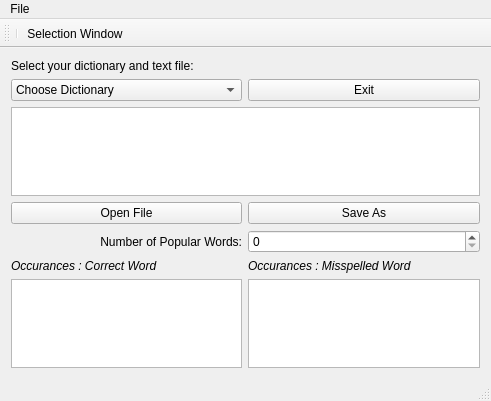
<?xml version="1.0" encoding="UTF-8"?>
<ui version="4.0">
 <class>dictionaryGUI</class>
 <widget class="QMainWindow" name="dictionaryGUI">
  <property name="geometry">
   <rect>
    <x>0</x>
    <y>0</y>
    <width>491</width>
    <height>401</height>
   </rect>
  </property>
  <property name="windowTitle">
   <string>dictionaryGUI</string>
  </property>
  <widget class="QWidget" name="centralWidget">
   <layout class="QGridLayout" name="gridLayout">
    <item row="0" column="0">
     <widget class="QLabel" name="label">
      <property name="text">
       <string>Select your dictionary and text file:</string>
      </property>
     </widget>
    </item>
    <item row="12" column="1">
     <widget class="QTextEdit" name="misspelledWordOccurances">
      <property name="autoFormatting">
       <set>QTextEdit::AutoNone</set>
      </property>
      <property name="html">
       <string>&lt;!DOCTYPE HTML PUBLIC &quot;-//W3C//DTD HTML 4.0//EN&quot; &quot;http://www.w3.org/TR/REC-html40/strict.dtd&quot;&gt;
&lt;html&gt;&lt;head&gt;&lt;meta name=&quot;qrichtext&quot; content=&quot;1&quot; /&gt;&lt;style type=&quot;text/css&quot;&gt;
p, li { white-space: pre-wrap; }
&lt;/style&gt;&lt;/head&gt;&lt;body style=&quot; font-family:'Ubuntu'; font-size:11pt; font-weight:400; font-style:normal;&quot;&gt;
&lt;p style=&quot; margin-top:0px; margin-bottom:0px; margin-left:0px; margin-right:0px; -qt-block-indent:0; text-indent:0px;&quot;&gt; &lt;/p&gt;
&lt;p style=&quot; margin-top:0px; margin-bottom:0px; margin-left:0px; margin-right:0px; -qt-block-indent:0; text-indent:0px;&quot;&gt; &lt;/p&gt;&lt;/body&gt;&lt;/html&gt;</string>
      </property>
     </widget>
    </item>
    <item row="5" column="0" colspan="2">
     <widget class="QTextEdit" name="fileDisplayed"/>
    </item>
    <item row="11" column="1">
     <widget class="QLabel" name="label_5">
      <property name="font">
       <font>
        <italic>true</italic>
       </font>
      </property>
      <property name="text">
       <string>Occurances : Misspelled Word</string>
      </property>
     </widget>
    </item>
    <item row="8" column="0">
     <widget class="QLabel" name="NumberofPopularWords">
      <property name="layoutDirection">
       <enum>Qt::RightToLeft</enum>
      </property>
      <property name="text">
       <string>Number of Popular Words:</string>
      </property>
      <property name="alignment">
       <set>Qt::AlignRight|Qt::AlignTrailing|Qt::AlignVCenter</set>
      </property>
     </widget>
    </item>
    <item row="11" column="0">
     <widget class="QLabel" name="CorrectWordsIndex">
      <property name="font">
       <font>
        <italic>true</italic>
       </font>
      </property>
      <property name="text">
       <string>Occurances : Correct Word</string>
      </property>
     </widget>
    </item>
    <item row="6" column="1">
     <widget class="QPushButton" name="saveAsButton">
      <property name="text">
       <string>Save As</string>
      </property>
     </widget>
    </item>
    <item row="1" column="1">
     <widget class="QPushButton" name="exitPushButton">
      <property name="text">
       <string>Exit</string>
      </property>
     </widget>
    </item>
    <item row="1" column="0">
     <widget class="QComboBox" name="dictionarySelection">
      <item>
       <property name="text">
        <string>Choose Dictionary</string>
       </property>
      </item>
      <item>
       <property name="text">
        <string>British</string>
       </property>
      </item>
      <item>
       <property name="text">
        <string>American</string>
       </property>
      </item>
     </widget>
    </item>
    <item row="8" column="1">
     <widget class="QSpinBox" name="numberOfPopularSpinBox">
      <property name="maximum">
       <number>999999</number>
      </property>
     </widget>
    </item>
    <item row="6" column="0">
     <widget class="QPushButton" name="openButton">
      <property name="text">
       <string>Open File</string>
      </property>
     </widget>
    </item>
    <item row="12" column="0">
     <widget class="QTextEdit" name="foundWordOccurances">
      <property name="font">
       <font>
        <family>Ubuntu</family>
       </font>
      </property>
      <property name="html">
       <string>&lt;!DOCTYPE HTML PUBLIC &quot;-//W3C//DTD HTML 4.0//EN&quot; &quot;http://www.w3.org/TR/REC-html40/strict.dtd&quot;&gt;
&lt;html&gt;&lt;head&gt;&lt;meta name=&quot;qrichtext&quot; content=&quot;1&quot; /&gt;&lt;style type=&quot;text/css&quot;&gt;
p, li { white-space: pre-wrap; }
&lt;/style&gt;&lt;/head&gt;&lt;body style=&quot; font-family:'Ubuntu'; font-size:11pt; font-weight:400; font-style:normal;&quot;&gt;
&lt;p style=&quot; margin-top:0px; margin-bottom:0px; margin-left:0px; margin-right:0px; -qt-block-indent:0; text-indent:0px;&quot;&gt;  &lt;/p&gt;
&lt;p style=&quot; margin-top:0px; margin-bottom:0px; margin-left:0px; margin-right:0px; -qt-block-indent:0; text-indent:0px;&quot;&gt;  &lt;/p&gt;&lt;/body&gt;&lt;/html&gt;</string>
      </property>
     </widget>
    </item>
   </layout>
   <zorder>label</zorder>
   <zorder>foundWordOccurances</zorder>
   <zorder>fileDisplayed</zorder>
   <zorder>dictionarySelection</zorder>
   <zorder>exitPushButton</zorder>
   <zorder>openButton</zorder>
   <zorder>NumberofPopularWords</zorder>
   <zorder>numberOfPopularSpinBox</zorder>
   <zorder>misspelledWordOccurances</zorder>
   <zorder>CorrectWordsIndex</zorder>
   <zorder>label_5</zorder>
   <zorder>saveAsButton</zorder>
  </widget>
  <widget class="QMenuBar" name="menuBar">
   <property name="geometry">
    <rect>
     <x>0</x>
     <y>0</y>
     <width>491</width>
     <height>25</height>
    </rect>
   </property>
   <widget class="QMenu" name="menuNew_Window">
    <property name="title">
     <string>File</string>
    </property>
    <addaction name="separator"/>
    <addaction name="fileopen"/>
    <addaction name="actionSave_As"/>
   </widget>
   <addaction name="menuNew_Window"/>
  </widget>
  <widget class="QStatusBar" name="statusBar"/>
  <widget class="QToolBar" name="mainToolBar">
   <property name="font">
    <font>
     <kerning>false</kerning>
    </font>
   </property>
   <attribute name="toolBarArea">
    <enum>TopToolBarArea</enum>
   </attribute>
   <attribute name="toolBarBreak">
    <bool>false</bool>
   </attribute>
   <addaction name="separator"/>
   <addaction name="actionNew_Window"/>
  </widget>
  <action name="actionNew_Window">
   <property name="text">
    <string>Selection Window</string>
   </property>
  </action>
  <action name="fileopen">
   <property name="text">
    <string>Open</string>
   </property>
  </action>
  <action name="actionSave_As">
   <property name="text">
    <string>Save As</string>
   </property>
  </action>
 </widget>
 <layoutdefault spacing="6" margin="11"/>
 <resources/>
 <connections>
  <connection>
   <sender>exitPushButton</sender>
   <signal>clicked()</signal>
   <receiver>dictionaryGUI</receiver>
   <slot>close()</slot>
   <hints>
    <hint type="sourcelabel">
     <x>394</x>
     <y>416</y>
    </hint>
    <hint type="destinationlabel">
     <x>435</x>
     <y>128</y>
    </hint>
   </hints>
  </connection>
 </connections>
</ui>
